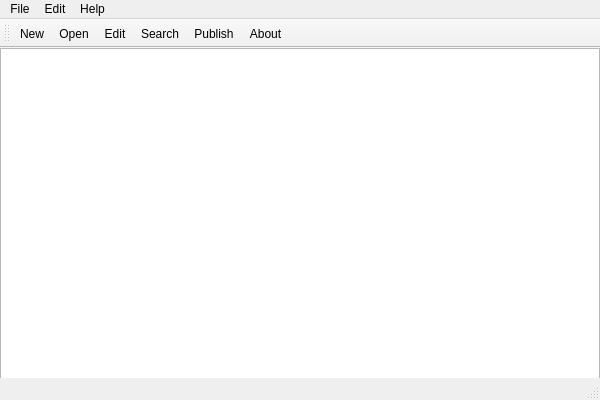
<?xml version="1.0" encoding="UTF-8"?>
<ui version="4.0">
 <class>MainWindow</class>
 <widget class="QMainWindow" name="MainWindow">
  <property name="geometry">
   <rect>
    <x>0</x>
    <y>0</y>
    <width>600</width>
    <height>400</height>
   </rect>
  </property>
  <property name="windowTitle">
   <string>Audio Sermon Organizer</string>
  </property>
  <widget class="QWidget" name="centralWidget">
   <widget class="QTableView" name="mainSermonTableView">
    <property name="enabled">
     <bool>true</bool>
    </property>
    <property name="geometry">
     <rect>
      <x>0</x>
      <y>0</y>
      <width>600</width>
      <height>400</height>
     </rect>
    </property>
    <property name="sizePolicy">
     <sizepolicy hsizetype="Expanding" vsizetype="Expanding">
      <horstretch>0</horstretch>
      <verstretch>0</verstretch>
     </sizepolicy>
    </property>
    <property name="font">
     <font>
      <pointsize>10</pointsize>
     </font>
    </property>
    <property name="editTriggers">
     <set>QAbstractItemView::NoEditTriggers</set>
    </property>
    <property name="alternatingRowColors">
     <bool>true</bool>
    </property>
    <property name="selectionMode">
     <enum>QAbstractItemView::SingleSelection</enum>
    </property>
    <property name="selectionBehavior">
     <enum>QAbstractItemView::SelectRows</enum>
    </property>
    <attribute name="horizontalHeaderMinimumSectionSize">
     <number>250</number>
    </attribute>
   </widget>
  </widget>
  <widget class="QMenuBar" name="menuBar">
   <property name="geometry">
    <rect>
     <x>0</x>
     <y>0</y>
     <width>600</width>
     <height>21</height>
    </rect>
   </property>
   <widget class="QMenu" name="menuFile">
    <property name="title">
     <string>File</string>
    </property>
    <addaction name="actionNew"/>
    <addaction name="actionOpen"/>
    <addaction name="actionEdit"/>
    <addaction name="actionPublish"/>
    <addaction name="separator"/>
    <addaction name="actionExit"/>
   </widget>
   <widget class="QMenu" name="menuEdit">
    <property name="title">
     <string>Edit</string>
    </property>
    <addaction name="actionSearch"/>
    <addaction name="separator"/>
    <addaction name="actionPreferences"/>
   </widget>
   <widget class="QMenu" name="menuHelp">
    <property name="title">
     <string>Help</string>
    </property>
    <addaction name="actionAbout"/>
    <addaction name="actionAbout_Qt"/>
   </widget>
   <addaction name="menuFile"/>
   <addaction name="menuEdit"/>
   <addaction name="menuHelp"/>
  </widget>
  <widget class="QToolBar" name="mainToolBar">
   <attribute name="toolBarArea">
    <enum>TopToolBarArea</enum>
   </attribute>
   <attribute name="toolBarBreak">
    <bool>false</bool>
   </attribute>
   <addaction name="actionNew"/>
   <addaction name="actionOpen"/>
   <addaction name="actionEdit"/>
   <addaction name="actionSearch"/>
   <addaction name="actionPublish"/>
   <addaction name="actionAbout"/>
  </widget>
  <widget class="QStatusBar" name="statusBar"/>
  <action name="actionOpen">
   <property name="icon">
    <iconset resource="graphicsandsounds.qrc">
     <normaloff>:/images/open.png</normaloff>:/images/open.png</iconset>
   </property>
   <property name="text">
    <string>Open</string>
   </property>
   <property name="toolTip">
    <string>View transcribed text, with audio transport controls.</string>
   </property>
   <property name="shortcut">
    <string>Ctrl+O</string>
   </property>
  </action>
  <action name="actionEdit">
   <property name="icon">
    <iconset resource="graphicsandsounds.qrc">
     <normaloff>:/images/edit.png</normaloff>:/images/edit.png</iconset>
   </property>
   <property name="text">
    <string>Edit</string>
   </property>
   <property name="toolTip">
    <string>Edit sermon metadata and audio file bindings</string>
   </property>
   <property name="shortcut">
    <string>Ctrl+E</string>
   </property>
  </action>
  <action name="actionPublish">
   <property name="icon">
    <iconset resource="graphicsandsounds.qrc">
     <normaloff>:/images/publish.png</normaloff>:/images/publish.png</iconset>
   </property>
   <property name="text">
    <string>Publish</string>
   </property>
   <property name="toolTip">
    <string>Publish selected sermon to CD.</string>
   </property>
   <property name="shortcut">
    <string>Ctrl+P</string>
   </property>
  </action>
  <action name="actionExit">
   <property name="icon">
    <iconset resource="graphicsandsounds.qrc">
     <normaloff>:/images/exit.png</normaloff>:/images/exit.png</iconset>
   </property>
   <property name="text">
    <string>Exit</string>
   </property>
  </action>
  <action name="actionSearch">
   <property name="icon">
    <iconset resource="graphicsandsounds.qrc">
     <normaloff>:/images/search.png</normaloff>:/images/search.png</iconset>
   </property>
   <property name="text">
    <string>Search</string>
   </property>
   <property name="toolTip">
    <string>Look up a sermon by keywords matching title, speaker, time, etc.</string>
   </property>
  </action>
  <action name="actionPreferences">
   <property name="icon">
    <iconset resource="graphicsandsounds.qrc">
     <normaloff>:/images/preferences.png</normaloff>:/images/preferences.png</iconset>
   </property>
   <property name="text">
    <string>Preferences</string>
   </property>
   <property name="toolTip">
    <string>User preferences and application settings</string>
   </property>
  </action>
  <action name="actionAbout">
   <property name="icon">
    <iconset resource="graphicsandsounds.qrc">
     <normaloff>:/images/about.png</normaloff>:/images/about.png</iconset>
   </property>
   <property name="text">
    <string>About</string>
   </property>
   <property name="shortcut">
    <string>F1</string>
   </property>
  </action>
  <action name="actionAbout_Qt">
   <property name="icon">
    <iconset resource="graphicsandsounds.qrc">
     <normaloff>:/images/qt.png</normaloff>:/images/qt.png</iconset>
   </property>
   <property name="text">
    <string>About Qt</string>
   </property>
  </action>
  <action name="actionNew">
   <property name="icon">
    <iconset resource="graphicsandsounds.qrc">
     <normaloff>:/images/new.png</normaloff>:/images/new.png</iconset>
   </property>
   <property name="text">
    <string>New</string>
   </property>
   <property name="toolTip">
    <string>Create new entry</string>
   </property>
   <property name="shortcut">
    <string>Ctrl+N</string>
   </property>
  </action>
 </widget>
 <layoutdefault spacing="6" margin="11"/>
 <resources>
  <include location="graphicsandsounds.qrc"/>
 </resources>
 <connections/>
</ui>
